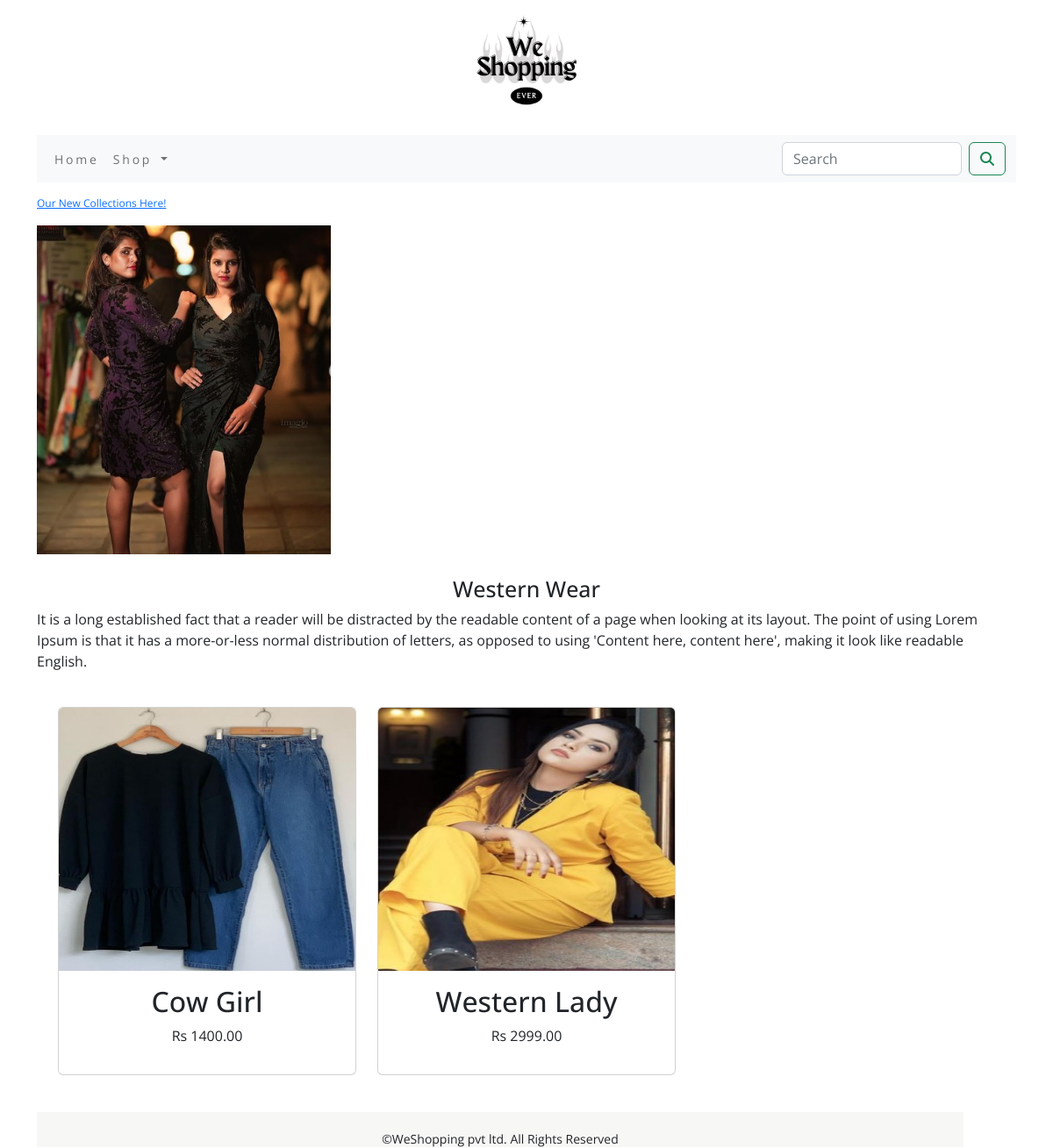
Page /shop/western-wear/ on the committed database.
### shop/models.py (models this page shows, shortened)
class Category(models.Model):
    name = models.CharField(max_length=250, unique=True)
    slug = models.SlugField(max_length=250, unique=True)
    description = models.TextField(blank=True)
    image = models.ImageField(upload_to='category', blank=True)
    class Meta:
        ordering = ('name',)
        verbose_name = 'category'
        verbose_name_plural = 'categories'
    def get_url(self):
        return reverse('shop:products_by_category', args=[self.slug])

class Products(models.Model):
    name = models.CharField(max_length=250, unique=True)
    slug = models.SlugField(max_length=250, unique=True)
    description = models.TextField(blank=True)
    price = models.DecimalField(max_digits=10, decimal_places=2)
    category = models.ForeignKey(Category, on_delete=models.CASCADE)
    image = models.ImageField(upload_to='product', blank=True)
    stock = models.IntegerField()
    available = models.BooleanField(default=True)
    created = models.DateTimeField(auto_now_add=True)
    updated = models.DateTimeField(auto_now=True)
    def get_url(self):
        return reverse('shop:procatdetail', args=[self.category.slug, self.slug])
    class Meta:
        ordering = ('name',)
        verbose_name = 'product'
        verbose_name_plural = 'products'

### shop/views.py (the view)
# urls.py: path('',views.allProCat,name='allProCat'),
def allProCat(request, c_slug=None):
    c_page = None
    products_list = None
    if c_slug != None:
        c_page = get_object_or_404(Category, slug=c_slug)
        products_list = Products.objects.all().filter(category=c_page, available=True)
    else:
        products_list = Products.objects.all().filter(available=True)
    paginator = Paginator(products_list, 6)
    try:
        page = int(request.GET.get('page', '1'))
    except:
        page = 1
    try:
        products = paginator.page(page)
    except(EmptyPage, InvalidPage):
        products = paginator.page(paginator.num_pages)
    return render(request, 'category.html', {'category': c_page, 'products': products})

### cart/context_processors.py (called while the page is built)
def counter(request):
    item_count=0
    if 'admin' in request.path:
        return {}
    else:
        try:
            cart=Cart.objects.filter(cart_id=_cart_id(request))
            cart_items=CartItem.objects.all().filter(cart=cart[:1])
            for cart_item in cart_items:
                item_count += cart_item.quantity
        except Cart.DoesNotExist:
            item_count=0
    return dict(item_count=item_count)

### cart/views.py (called while the page is built)
def _cart_id(request):
    cart = request.session.session_key
    if not cart:
        cart = request.session.create()
    return cart

### shop/context_processors.py (called while the page is built)
def menu_links(request):
    links=Category.objects.all()
    return dict(links=links)

### template/category.html (shortened to what this page needs)
{% extends 'base.html' %}
{% load static %}
{% block content %}
  {% if category %}
    <div>
      <div class="row my_row">
          <div class="mx-auto">
            <p><a href="{% url 'shop:allProCat' %}">Our New Collections Here!</a></p>
          </div>
      </div>
    </div>
  {% endif %}
<div class="max-auto">
  {% if category %}
  <img  src="{{category.image.url}}" alt="{{category.name}}" style="width:30%; height:30%;">
</div>
 <br>
<div>
  <h1 class="text-center my_title">{{category.name}}</h1>
  <p class="text-justify">{{category.description}}</p>
</div>
   {% endif %}
<div class="container">
    <div class="row mx-auto">
        {% for product in products.object_list %}
        <div class="my_bottom_margin col-9 col-sm-12 col-md-4 xol-lg-4"><br>
            <div class="card text-center" style="min-width:15rem; min-height:25rem;">
                <a href="{{product.get_url}}"><img class="card-img-top my_image" src="{{product.image.url}}" alt="{{product.name}}"></a>
                <div class="card-body">
                    <h2>{{product.name}}</h2>
                    <p>Rs {{product.price}}</p>
                </div>
            </div>
        </div>
        {% endfor %}
        <div class="mx-auto">
        </div>
        <br>
    </div>
</div>
{% endblock %}

### static/css/custom.css (style rules this page uses)
body { font-family: 'Open Sans', sans-serif; position:relative; padding-bottom:58px; min-height:100vh; }
.my_row { padding-top:15px; }
.my_row .mx-auto { color:#000000; font-size:12px; }
.my_image { width:100%; height:300px; }
.my_title { font-size:25px; text-transforms:uppercase; }

### rows in the picture
Category: image (picture), name "Western Wear", description "It is a long established fact that a reader will be distracted by the readable content of a page when looking at its layout. The point of using Lorem Ipsum is that it has a more-or-less normal distribution of letters, as opposed to using 'Content here, content here', making it look like readable English."
Products: image (picture), name "Cow Girl", price "1400.00"
Products: image (picture), name "Western Lady", price "2999.00"
